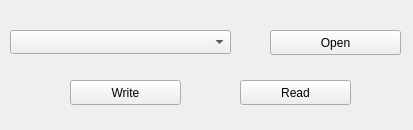
<?xml version="1.0" encoding="UTF-8"?>
<ui version="4.0">
 <class>Serial_com_form</class>
 <widget class="QWidget" name="Serial_com_form">
  <property name="geometry">
   <rect>
    <x>0</x>
    <y>0</y>
    <width>413</width>
    <height>130</height>
   </rect>
  </property>
  <property name="windowTitle">
   <string>Form</string>
  </property>
  <widget class="QComboBox" name="port_box">
   <property name="geometry">
    <rect>
     <x>10</x>
     <y>30</y>
     <width>221</width>
     <height>24</height>
    </rect>
   </property>
  </widget>
  <widget class="QPushButton" name="connect_button">
   <property name="geometry">
    <rect>
     <x>270</x>
     <y>30</y>
     <width>131</width>
     <height>25</height>
    </rect>
   </property>
   <property name="text">
    <string>Open</string>
   </property>
  </widget>
  <widget class="QPushButton" name="write_button">
   <property name="geometry">
    <rect>
     <x>70</x>
     <y>80</y>
     <width>111</width>
     <height>25</height>
    </rect>
   </property>
   <property name="text">
    <string>Write</string>
   </property>
  </widget>
  <widget class="QPushButton" name="read_button">
   <property name="geometry">
    <rect>
     <x>240</x>
     <y>80</y>
     <width>111</width>
     <height>25</height>
    </rect>
   </property>
   <property name="text">
    <string>Read</string>
   </property>
  </widget>
 </widget>
 <resources/>
 <connections/>
</ui>
